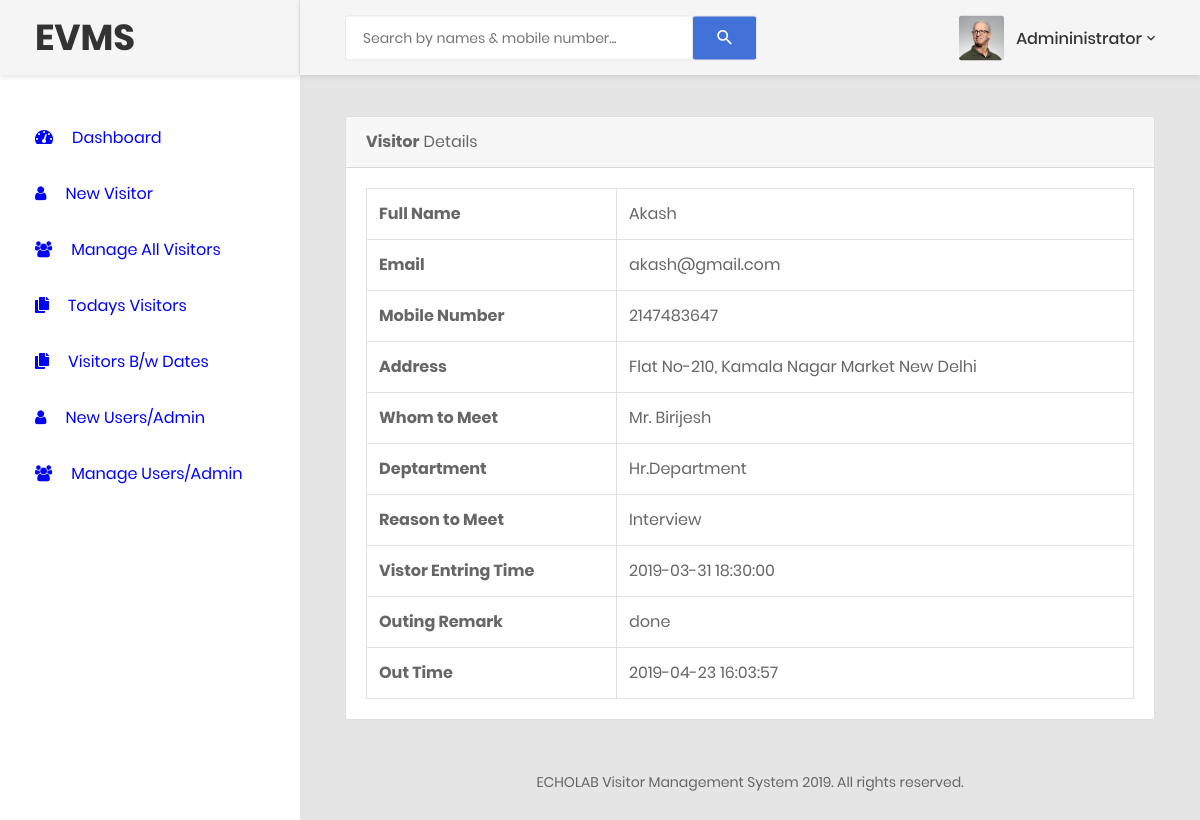
Page /vms/visitor-detail.php?editid=1 (signed in) on the committed database.
### tables this page shows
CREATE TABLE `tblvisitor` (
  `ID` int(5) NOT NULL,
  `FullName` varchar(120) DEFAULT NULL,
  `Email` varchar(120) DEFAULT NULL,
  `MobileNumber` bigint(11) DEFAULT NULL,
  `Address` varchar(250) DEFAULT NULL,
  `WhomtoMeet` varchar(120) DEFAULT NULL,
  `Deptartment` varchar(120) DEFAULT NULL,
  `ReasontoMeet` varchar(120) DEFAULT NULL,
  `EnterDate` timestamp NULL DEFAULT CURRENT_TIMESTAMP,
  `remark` varchar(255) DEFAULT NULL,
  `outtime` timestamp NULL DEFAULT NULL ON UPDATE CURRENT_TIMESTAMP
);

### vms/visitor-detail.php (the view, shortened to what this page needs)
<?php
include('includes/dbconnection.php');
if (strlen($_SESSION['cvmsaid']==0)) {
  header('location:logout.php');
  } else{
?>
<!DOCTYPE html>
<html lang="en">
<head>
    <link href="css/font-face.css" rel="stylesheet" media="all">
    <link href="vendor/font-awesome-5/css/fontawesome-all.min.css" rel="stylesheet" media="all">
    <link href="vendor/font-awesome-4.7/css/font-awesome.min.css" rel="stylesheet" media="all">
    <link href="vendor/mdi-font/css/material-design-iconic-font.min.css" rel="stylesheet" media="all">
    <link href="vendor/bootstrap-4.1/bootstrap.min.css" rel="stylesheet" media="all">
    <link href="vendor/animsition/animsition.min.css" rel="stylesheet" media="all">
    <link href="vendor/bootstrap-progressbar/bootstrap-progressbar-3.3.4.min.css" rel="stylesheet" media="all">
    <link href="vendor/wow/animate.css" rel="stylesheet" media="all">
    <link href="vendor/css-hamburgers/hamburgers.min.css" rel="stylesheet" media="all">
    <link href="vendor/slick/slick.css" rel="stylesheet" media="all">
    <link href="vendor/select2/select2.min.css" rel="stylesheet" media="all">
    <link href="vendor/perfect-scrollbar/perfect-scrollbar.css" rel="stylesheet" media="all">
    <link href="css/theme.css" rel="stylesheet" media="all">
</head>
<body class="animsition">
    <div class="page-wrapper">
        <?php include_once('includes/sidebar.php');?>
        <div class="page-container">
            <?php include_once('includes/header.php');?>
            <div class="main-content">
                <div class="section__content section__content--p30">
                    <div class="container-fluid">
                        <div class="row">
                            <div class="col-lg-12">
                                <div class="card">
                                    <div class="card-header">
                                        <strong>Visitor</strong>  Details
                                    </div>
                                    <div class="card-body card-block">
  <?php
 $eid=$_GET['editid'];
$ret=mysqli_query($con,"select * from  tblvisitor where ID='$eid'");
while ($row=mysqli_fetch_array($ret)) {
?><table border="1" class="table table-bordered mg-b-0">
                                            <tr>
    <th>Full Name</th>
    <td><?php  echo $row['FullName'];?></td>
  </tr>
   <tr>
    <th>Email</th>
    <td><?php  echo $row['Email'];?></td>
  </tr>
  <tr>
    <th>Mobile Number</th>
    <td><?php  echo $row['MobileNumber'];?></td>
  </tr>
  <tr>
    <th>Address</th>
    <td><?php  echo $row['Address'];?></td>
  </tr>
  <tr>
    <th>Whom to Meet</th>
    <td><?php  echo $row['WhomtoMeet'];?></td>
  </tr>
  <tr>
    <th>Deptartment</th>
    <td><?php  echo $row['Deptartment'];?></td>
  </tr>
  <tr>
    <th>Reason to Meet</th>
    <td><?php  echo $row['ReasontoMeet'];?></td>
  </tr>
  <tr>
    <th>Vistor Entring Time</th>
    <td><?php  echo $row['EnterDate'];?></td>
  </tr>
<?php if($row['remark']==""){ ?>
    <form method="post">
         <tr>
    <th>Outing Remark :</th>
    <td>
    <textarea name="remark" placeholder="" rows="12" cols="14" class="form-control wd-450" required="true"></textarea></td>
  </tr>
 <tr align="center">
    <td colspan="2"><button type="submit" name="submit" class="btn btn-primary btn-sm">Update</button></td>
  </tr>
                                        </form>
               <?php } else { ?>
<tr>
    <th>Outing Remark </th>
    <td><?php echo $row['remark']; ?></td>
  </tr>
<tr>
<th>Out Time</th>
<td><?php echo $row['outtime']; ?>  </td>
<?php } ?>
</tr>
</table>
                                    </div>
                                </div>
                        </div>
                            </div>
<?php include_once('includes/footer.php');?>
                </div>
                </div>
            </div>
        </div>
</body>
</html>
<?php }  ?>
<?php }  ?>

### vms/includes/sidebar.php
<aside class="menu-sidebar d-none d-lg-block">
            <div class="logo">
                   <h1>EVMS</h1>
            </div>
            <div class="menu-sidebar__content js-scrollbar1">
                <nav class="navbar-sidebar">
                    <ul class="list-unstyled navbar__list">
                        <li>
                            <a href="dashboard.php"  style="color: blue">
                                <i class="fas fa-tachometer-alt"></i>Dashboard</a>
                        </li>
     <li>
                            <a href="visitors-form.php"  style="color: blue">
                                <i class="fa fa-user"></i>New Visitor</a>
                        </li>
   <li>
                            <a href="manage-newvisitors.php"  style="color: blue">
                                <i class="fa fa-users"></i>Manage All Visitors</a>
                        </li>
                        <li>
                            <a href="todaysReport.php"  style="color: blue">
                                <i class="fas fa-copy"></i>Todays Visitors</a>
                        </li>
                      <li>
                            <a href="bwdates-reports.php"  style="color: blue">
                                <i class="fas fa-copy"></i>Visitors B/w Dates</a>
                        </li>
                        <li>
                            <a href="usersForm.php"  style="color: blue">
                                <i class="fa fa-user"></i>New Users/Admin</a>
                        </li>
                        <li>
                            <a href="manage-admin.php"  style="color: blue">
                                <i class="fa fa-users"></i>Manage Users/Admin</a>
                        </li>
                    </ul>
                </nav>
            </div>
        </aside>

### vms/includes/header.php (shortened to what this page needs)
<header class="header-desktop">
                <div class="section__content section__content--p30">
                    <div class="container-fluid">
                        <div class="header-wrap">
                            <form class="form-header" name="search" action="search-visitor.php" method="post">
                                <input class="au-input au-input--xl" type="text" name="searchdata" id="searchdata" placeholder="Search by names &amp; mobile number..." />
                                <button class="au-btn--submit" type="submit" name="search">
                                    <i class="zmdi zmdi-search"></i>
                                </button>
                            </form>
                            <div class="header-button">
                                 <?php
$adminid=$_SESSION['cvmsaid'];
$ret=mysqli_query($con,"select AdminName from tbladmin where ID='$adminid'");
$row=mysqli_fetch_array($ret);
$name=$row['AdminName'];
?>
                                <div class="account-wrap">
                                    <div class="account-item clearfix js-item-menu">
                                        <div class="image">
                                            <img src="images/icon/avatar-01.jpg" alt="John Doe" />
                                        </div>
                                        <div class="content">
                                            <a class="js-acc-btn" href="#"><?php echo $name; ?></a>
                                        </div>
                                    </div>
                                </div>
                            </div>
                        </div>
                    </div>
                </div>
            </header>

### vms/includes/footer.php
<div class="row">
                            <div class="col-md-12">
                                <div class="copyright">
                                    <p>ECHOLAB Visitor Management System 2019. All rights reserved.</p>
                                </div>
                            </div>
                        </div>

### rows in the picture
tblvisitor: FullName "Akash", Email "akash@gmail.com", MobileNumber "2147483647", Address "Flat No-210, Kamala Nagar Market New Delhi", WhomtoMeet "Mr. Birijesh", Deptartment "Hr.Department", ReasontoMeet "Interview", EnterDate "2019-03-31 18:30:00", remark "done", outtime "2019-04-23 16:03:57"

### other values in the picture
$name "Admininistrator"
